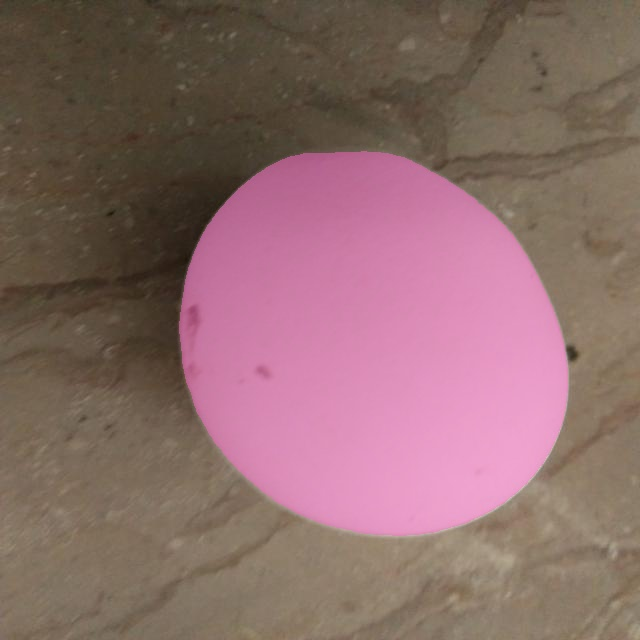
#> input picture out_task1_fixed/overlays/not_damaged_100_jpg.rf.5d780a6024004fa2f68741fa56ddf4c9.jpg, 640 x 640 px; its folder holds only this picture in this run
$ python contact_sheet.py
#> lines starting #> are read from the running program, lines starting #| are printed output that depends on the picture; after the words box and inside, x2 and y2 are one past the last pixel; in counts of white or black regions, pixels touching at a corner belong together
"""Tile the Task 1 overlays into labelled contact sheets for fast manual review.

Usage: python contact_sheet.py --overlays out_task1/overlays --out out_task1/review
Open each sheet, note the filenames of bad masks, then re-prompt or drop them.
"""
import argparse, glob, os
import cv2
import numpy as np

ap = argparse.ArgumentParser()
ap.add_argument("--overlays", default="out_task1/overlays")
ap.add_argument("--out", default="out_task1/review")
ap.add_argument("--cols", type=int, default=5)
ap.add_argument("--rows", type=int, default=4)
ap.add_argument("--tile", type=int, default=256)
a = ap.parse_args()

os.makedirs(a.out, exist_ok=True)
files = sorted(glob.glob(f"{a.overlays}/*.jpg"))
per = a.cols * a.rows
for p in range(0, len(files), per):
    sheet = np.zeros((a.rows * a.tile, a.cols * a.tile, 3), np.uint8)
    for i, f in enumerate(files[p:p + per]):
        im = cv2.resize(cv2.imread(f), (a.tile, a.tile))
        name = os.path.basename(f).replace("not_damaged_", "").split("_jpg")[0]
        cv2.putText(im, name, (6, 22), cv2.FONT_HERSHEY_SIMPLEX, 0.7, (0, 0, 0), 4)
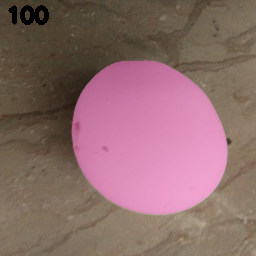
#> im: shape (256, 256, 3); mean B, G, R 106.8, 106.7, 139.9
        cv2.putText(im, name, (6, 22), cv2.FONT_HERSHEY_SIMPLEX, 0.7, (255, 255, 255), 1)
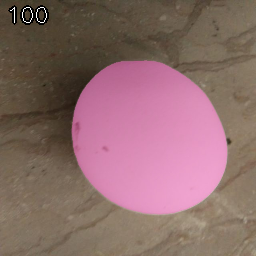
#> im: shape (256, 256, 3); 0.15% of pixels changed, all inside (x1, y1, x2, y2) = (10, 7, 47, 23)
        r, c = divmod(i, a.cols)
        sheet[r * a.tile:(r + 1) * a.tile, c * a.tile:(c + 1) * a.tile] = im
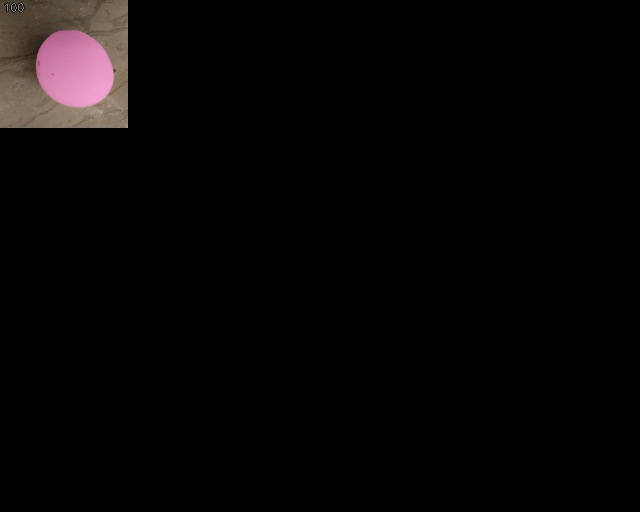
#> sheet: shape (1024, 1280, 3) (shown at 1/2 size); mean B, G, R 5.4, 5.4, 7
    out = f"{a.out}/sheet_{p // per + 1:02d}.jpg"
    cv2.imwrite(out, sheet)
    print(out)

$ run again, on out_task1_fixed/overlays/not_damaged_105_jpg.rf.6b94b57d4e4cb521abbec55bb95c2a76.jpg
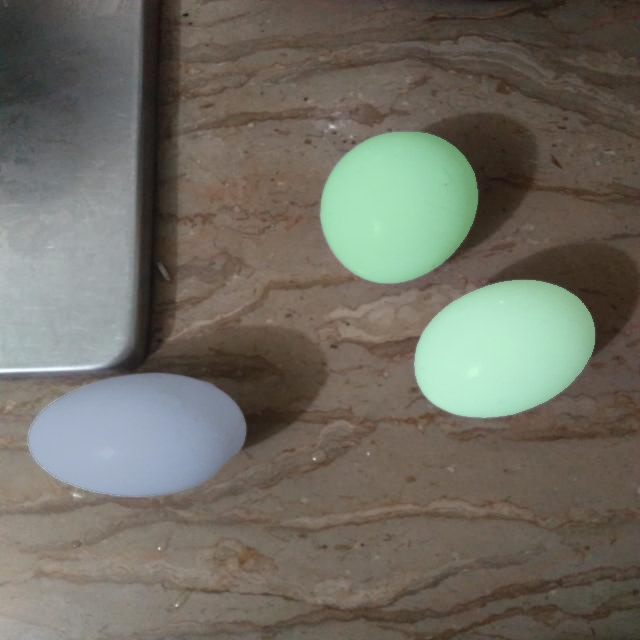
#> input picture out_task1_fixed/overlays/not_damaged_105_jpg.rf.6b94b57d4e4cb521abbec55bb95c2a76.jpg, 640 x 640 px
#> `cv2.putText(im, name, (6, 22), cv2.FONT_HERSHEY_SIMPLEX, 0.7, (255, 25..`:
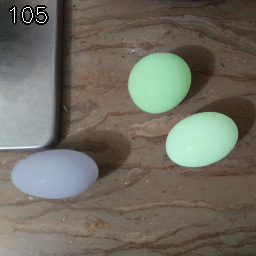
#> im: shape (256, 256, 3); mean B, G, R 98.1, 108.1, 111.2
#> `sheet[r * a.tile:(r + 1) * a.tile, c * a.tile:(c + 1) * a.tile] = im`:
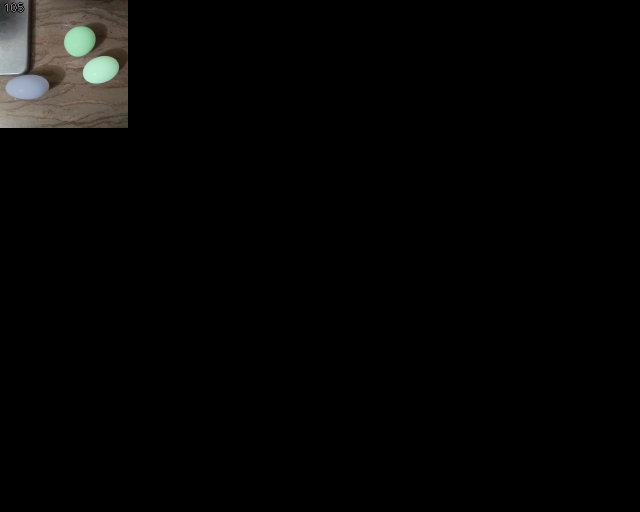
#> sheet: shape (1024, 1280, 3) (shown at 1/2 size); mean B, G, R 4.9, 5.4, 5.6

$ run again, on out_task1_fixed/overlays/not_damaged_107_jpg.rf.8497e164672ad2319ef9ea157023304e.jpg
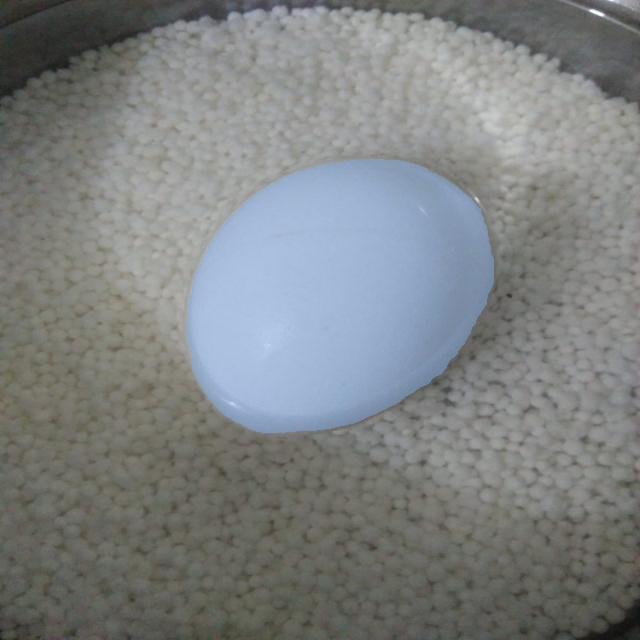
#> input picture out_task1_fixed/overlays/not_damaged_107_jpg.rf.8497e164672ad2319ef9ea157023304e.jpg, 640 x 640 px
#> `cv2.putText(im, name, (6, 22), cv2.FONT_HERSHEY_SIMPLEX, 0.7, (0, 0, 0..`:
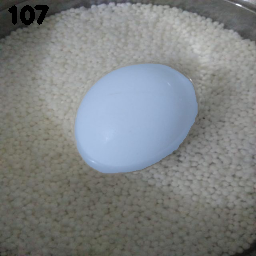
#> im: shape (256, 256, 3); mean B, G, R 129.9, 129.1, 125.5
#> `sheet[r * a.tile:(r + 1) * a.tile, c * a.tile:(c + 1) * a.tile] = im`:
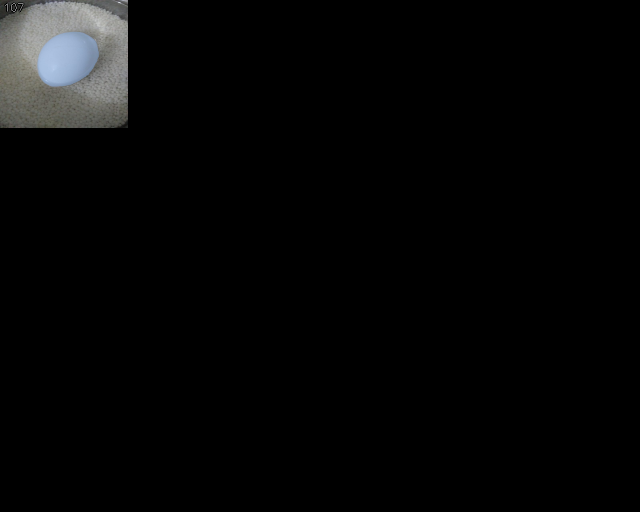
#> sheet: shape (1024, 1280, 3) (shown at 1/2 size); mean B, G, R 6.5, 6.5, 6.3

$ run again, on out_task1_fixed/overlays/not_damaged_101_jpg.rf.479d12a2b41a5ec6d718dcdabd14b0c9.jpg
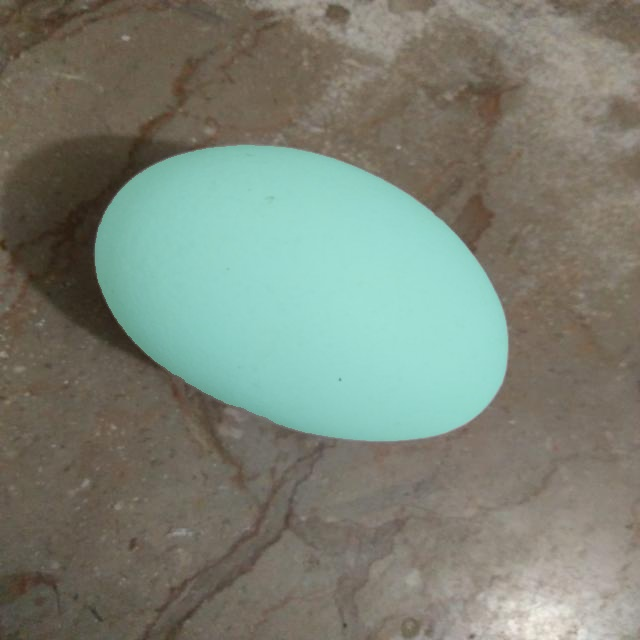
#> input picture out_task1_fixed/overlays/not_damaged_101_jpg.rf.479d12a2b41a5ec6d718dcdabd14b0c9.jpg, 640 x 640 px
#> `cv2.putText(im, name, (6, 22), cv2.FONT_HERSHEY_SIMPLEX, 0.7, (0, 0, 0..`:
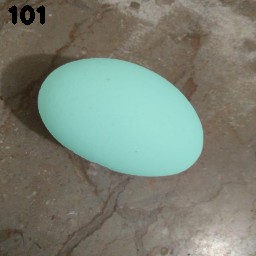
#> im: shape (256, 256, 3); mean B, G, R 116.4, 128.8, 121.9
#> `sheet[r * a.tile:(r + 1) * a.tile, c * a.tile:(c + 1) * a.tile] = im`:
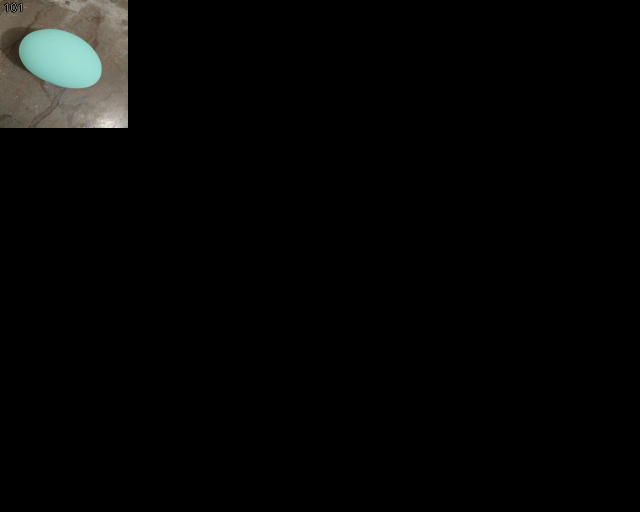
#> sheet: shape (1024, 1280, 3) (shown at 1/2 size); mean B, G, R 5.8, 6.5, 6.1
